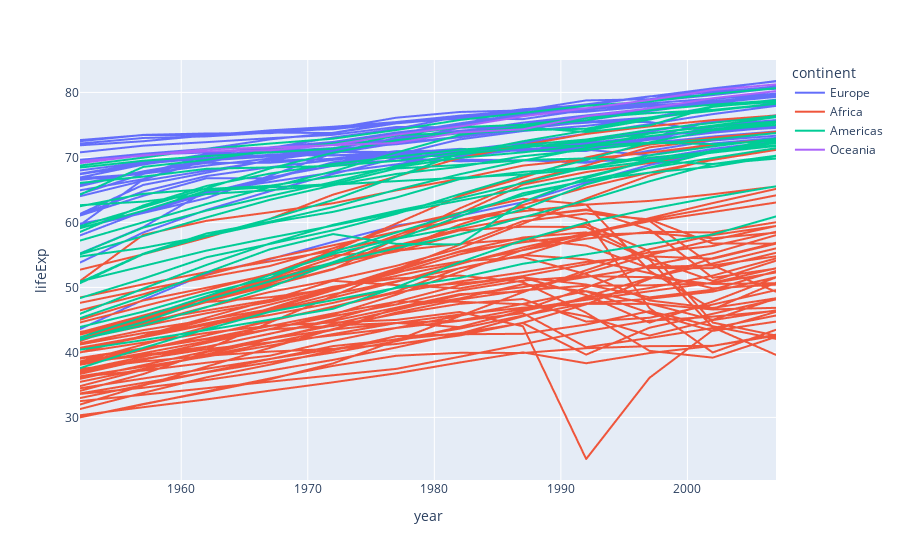

Here is the notebook cell this chart was saved with:
### Code cell
import plotly.express as px

df = px.data.gapminder().query("continent != 'Asia'") # remove Asia for visibility
fig = px.line(df, x="year", y="lifeExp", color="continent",
              line_group="country", hover_name="country")
fig.show()
